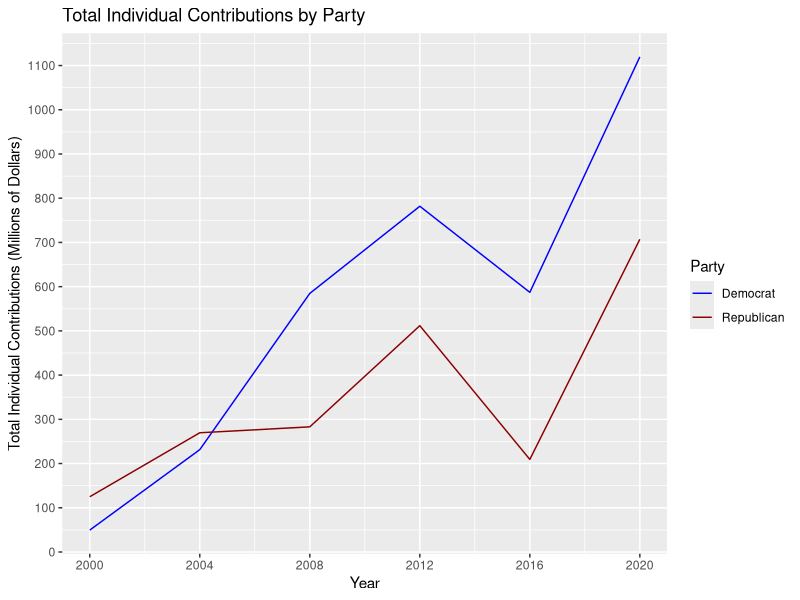
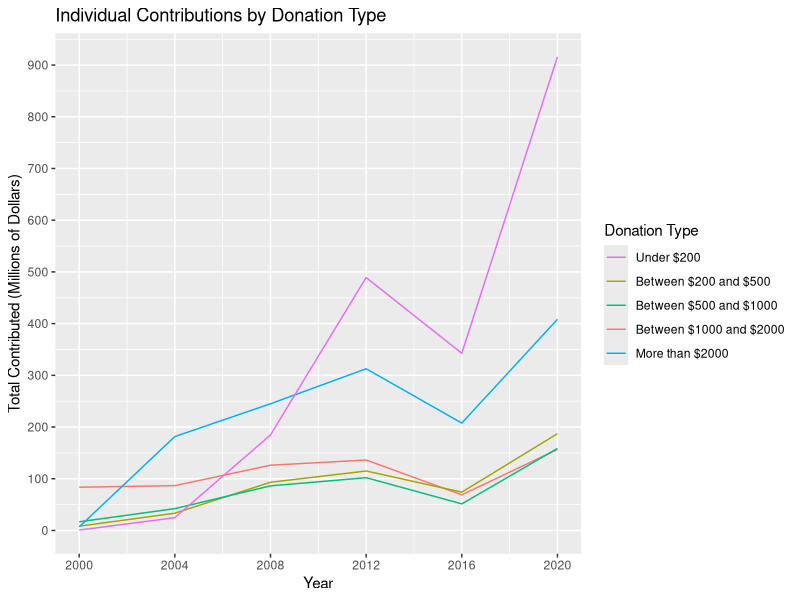

These figures' R source, in order:
## ---- chunk 1
knitr::opts_chunk$set(echo = TRUE)

library(tidyverse)
library(here)
## ---- chunk 2

#Vector used to transform nominal values into 2020 dollars.
v <- c(1.5, 1.36, 1.18, 1.12, 1.07, 1)

campaignDonations <- read_csv(here("data", "CampaignFinanceDataOriginal.csv")) %>%
  mutate(total= under200 + between200and500 + between500and1000 + between1000and2000+ morethan2000) %>%
  mutate(real_total = total * v[(year - 1996)/4]) %>%
  mutate(party = case_when(
    candidate == "Joe Biden" ~ "D",
    candidate == "Donald Trump" ~ "R",
    candidate == "Hillary Clinton" ~ "D",
    candidate == "Barack Obama" ~ "D",
    candidate == "Mitt Romney" ~ "R",
    candidate == "John McCain" ~ "R",
    candidate == "George Bush" ~ "R",
    candidate == "John Kerry" ~ "D",
    candidate == "Al Gore" ~ "D"
  ))

write.csv(campaignDonations, "data/campaignDonations.csv")

totalDonations <- campaignDonations %>%
  group_by(year) %>%
  summarize(
    under200 = sum(under200),
    between200and500 = sum(between200and500),
    between500and1000 = sum(between500and1000),
    between1000and2000 = sum(between1000and2000),
    morethan2000 = sum(morethan2000),
    total = sum(total),
    real_total = sum(real_total)
  ) %>%
  pivot_longer(
    cols = c(under200, between200and500, between500and1000, between1000and2000, morethan2000),
    names_to = "type",
    values_to = "amount")

## ---- chunk 3

ggplot(data = campaignDonations, aes(x = year, y = real_total/1000000)) +
  geom_line(aes(color = party)) +
  scale_color_manual(name = "Party", breaks = c("D", "R"), labels = c("Democrat", "Republican"), 
                     values = c("blue", "darkred")) +
  scale_x_continuous(breaks = seq(2000, 2020, by = 4)) +
  scale_y_continuous(breaks = seq(0, 1200, by = 100)) +
  xlab("Year") +
  ylab("Total Individual Contributions (Millions of Dollars)") +
  ggtitle("Total Individual Contributions by Party")

## ---- chunk 4

ggplot(data = totalDonations, aes(x = year, y = amount/1000000)) +
  geom_line(aes(color = type)) +
  scale_color_discrete(name = "Donation Type", 
                       breaks = c("under200", "between200and500", "between500and1000", 
                                  "between1000and2000", "morethan2000"), 
                       labels = c("Under $200", "Between $200 and $500", 
                                  "Between $500 and $1000", "Between $1000 and $2000",
                                  "More than $2000")) +
  scale_x_continuous(breaks = seq(2000, 2020, by = 4)) +
  scale_y_continuous(breaks = seq(0, 1000, by = 100)) +
  xlab("Year") +
  ylab("Total Contributed (Millions of Dollars)") +
  ggtitle("Individual Contributions by Donation Type")

